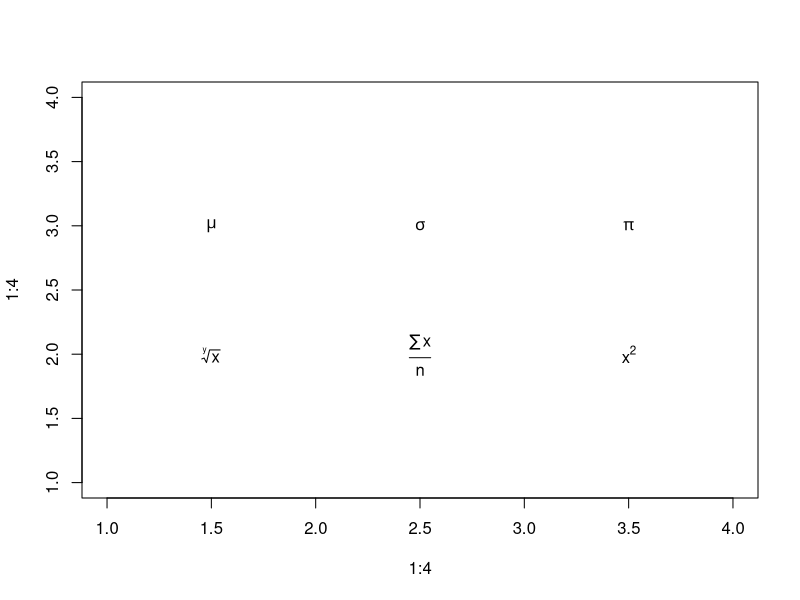
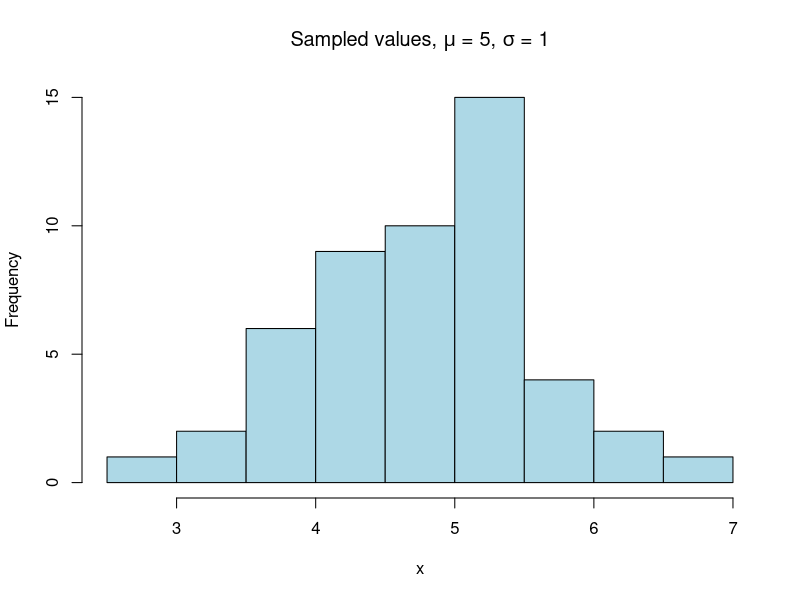
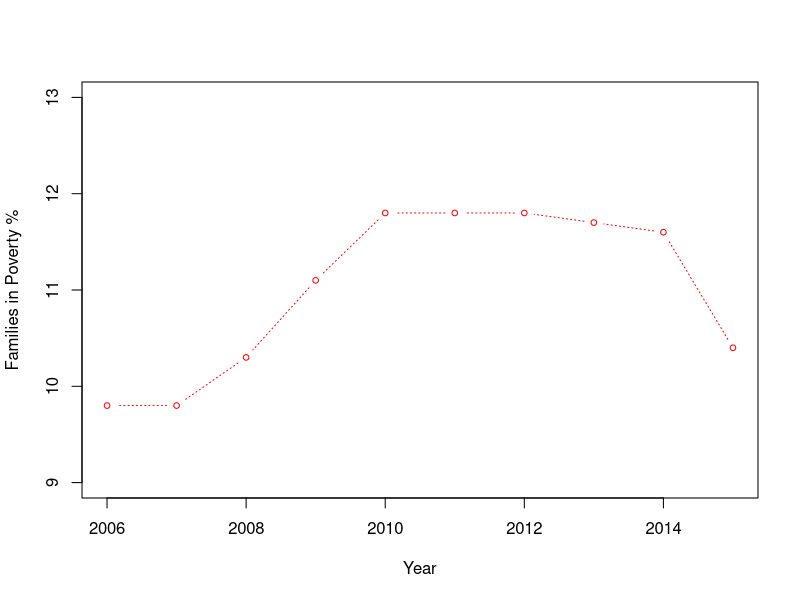
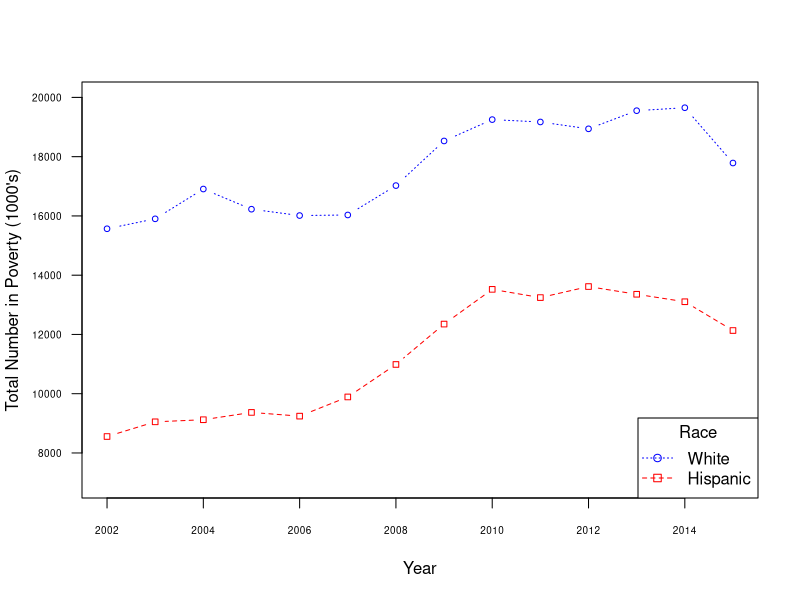
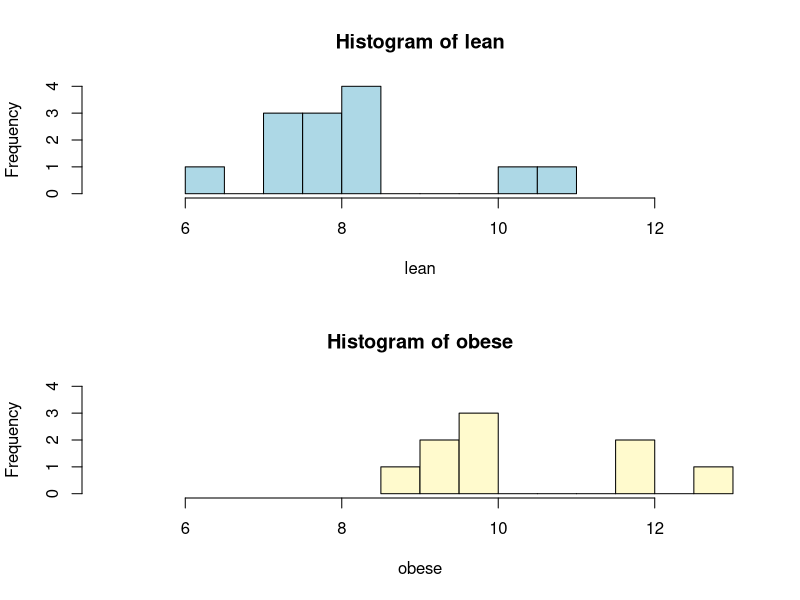
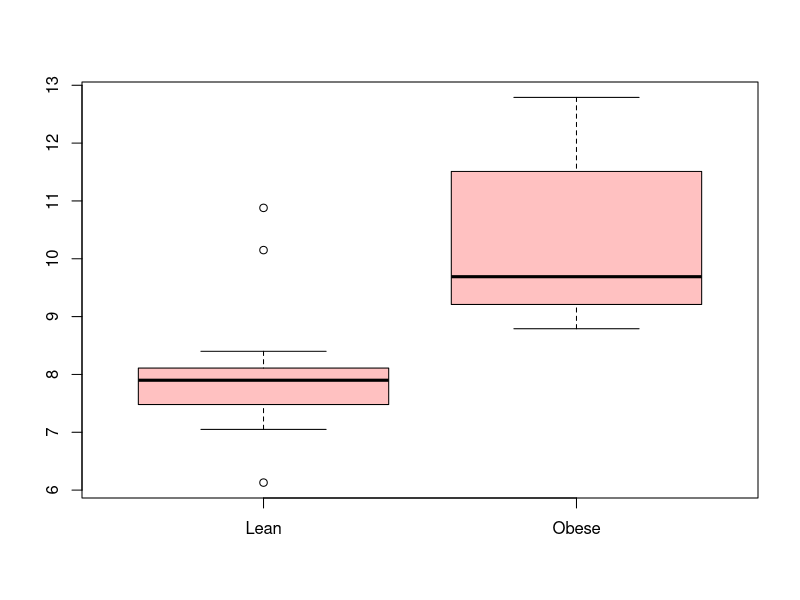
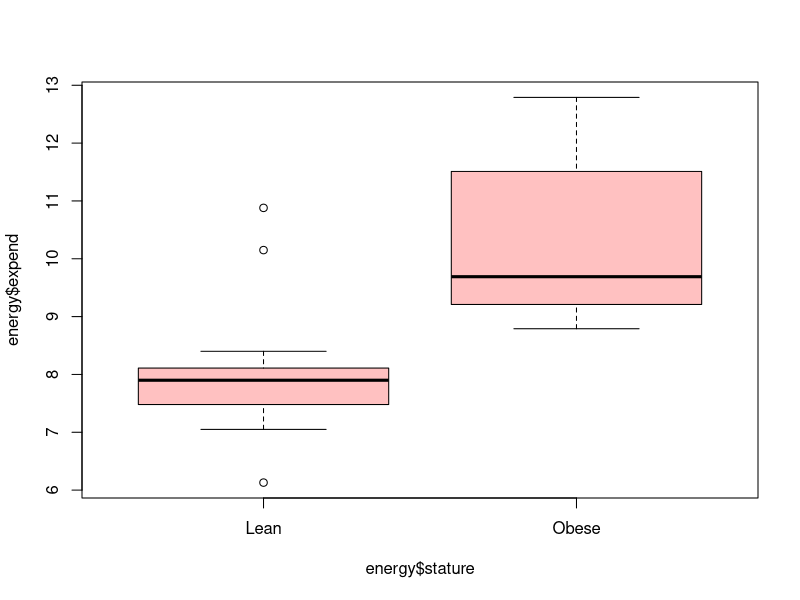
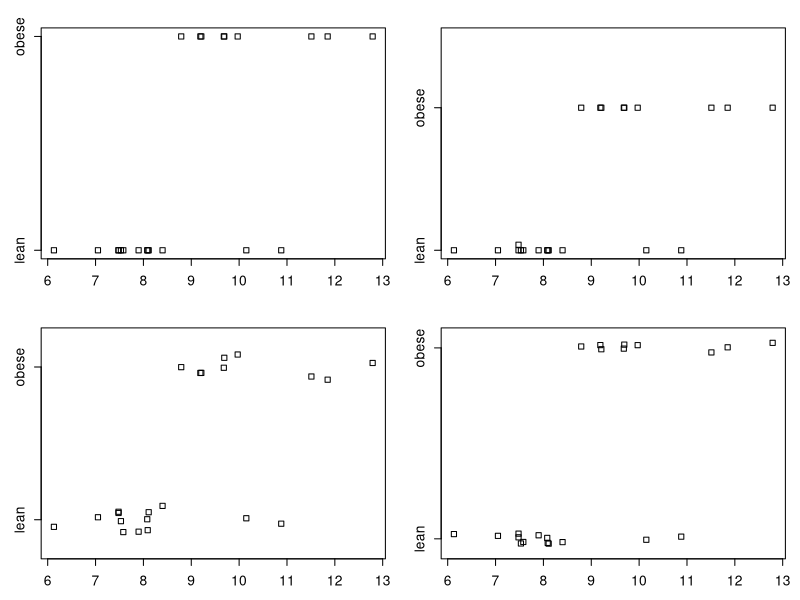

These figures' R source, in order:
## ---- chunk 1
knitr::opts_chunk$set(echo = TRUE)  # FALSE hides all code...
## ---- chunk 2

library(sqldf)
library(dplyr)

## ---- chunk 3
# Create a blank plot.
plot(1:4, 1:4, type = "n")

# Add text inside the plot to demonstrate how to embed math symbols and/or equations.
text(1.5, 3, expression(mu))
text(2.5, 3, expression(sigma))
text(3.5, 3, expression(pi))
text(1.5, 2, expression(sqrt(x, y)))
text(2.5, 2, expression(frac(sum(x), n)))
text(3.5, 2, expression(x^2))

## ---- chunk 4
# Generate random numbers from a normal distribution.
x <- rnorm(mean = 5, sd = 1, n = 50)

# Create a histogram with a title, indicating the mean and standard deviation.
hist(x, main = expression(paste("Sampled values, ", mu, " = 5, ", sigma, " = 1")),
         col = "lightblue")
## ---- chunk 5

# Create dataframe from the data file
poverty <- read.delim("family_poverty.txt", sep = "\t", stringsAsFactors = FALSE)

opar <- par(no.readonly = TRUE)
ten  <- subset(poverty, year > 2005)

# Plot poverty % by year.
plot(ten$year, ten$family_poverty_pct,
               xlab = "Year",
               ylab = "Families in Poverty %",
               ylim = c(9, 13), 
               type = "b", 
               cex  = .75,
               lty  = 3,
               col  = "red",
               pch  = 1)

# Reset the parameters.
par(opar) 

## ---- chunk 6

tmp <- read.delim("race_poverty.txt", sep = "\t", stringsAsFactors = FALSE)

# Because the read.delim command imports the tot_num_poverty variable as
# a character string, we need to convert it to a numeric.  The problem
# is that the "numbers" are formatted with commas.  These must first be
# removed before converting the string to a number.

tot_num_poverty <- as.numeric(gsub(",", "", tmp$tot_num_poverty))

# Remove na's at this point...
poverty <- data.frame(year = tmp$year, 
                      tot_num_poverty, 
                      pct_total_poverty = tmp$pct_total_poverty, 
                      race = tmp$race)

# Create vectors, one for each race represented.
white    <- subset(poverty, race == "white")
hispanic <- subset(poverty, race == "hispanic")
black    <- subset(poverty, race == "black")
asian    <- subset(poverty, race == "asian")

# Check the new vectors.  Do they have na's in them?  If so, we have 
# to deal with them.  This is defensive programming.
is.na(white$year)
is.na(white$tot_num_poverty)

x <- white$year
y <- white$tot_num_poverty

plot(x, y,
     xlab = "Year",
     ylab = "Total Number in Poverty (1000's)",
     ylim = c(7000, 20000),
     type = "b", 
     cex  = .75,
     lty  = 3,
     col  = "blue",
     pch  = 1,
     las  = 1,
     cex.axis = .60)

x <- hispanic$year
y <- hispanic$tot_num_poverty

# Now plot the Hispanic line, using a different color and line type.
lines(x, y, type = "b", lty = 2, col = "red", pch = 0, cex = .75)

# Add legend to distinguish between the two lines.
legend("bottomright",
       title = "Race",
       c("White","Hispanic"),
       lty   = c(3, 2), 
       pch   = c(1, 0),
       col   = c("blue","red"))

## ---- chunk 7

# Create dataframe from data file.
energy <- read.csv("energy_expend.csv", stringsAsFactors = FALSE)

# Two ways to create separate vectors for each stature factor.
lst <- split(energy$expend, energy$stature)

lean  <- energy$expend[energy$stature == "lean"]
obese <- energy$expend[energy$stature == "obese"]

# Set graphic device parameters to 2 rows and 1 column.
par(mfrow = c(2, 1))    

# Graph the two vectors.
hist(lean, breaks = 10, xlim = c(5, 13), ylim = c(0, 4), col = "lightblue")
hist(obese, breaks = 10, xlim = c(5, 13), ylim = c(0, 4), col = "lemonchiffon")

# Restore graphic device to 1 row, 1 column.
par(mfrow = c(1, 1))    

## ---- chunk 8

# Two ways to create the boxplot.
boxplot(lean, obese, names = c("Lean","Obese"), col = "rosybrown1")
boxplot(energy$expend ~ energy$stature, names = c("Lean","Obese"), col = "rosybrown1")

## ---- chunk 9
opar <- par(no.readonly = TRUE)
par(mfrow = c(2,2), mex = 0.8, mar = c(3, 3, 2, 1) + .1)

stripchart(energy$expend ~ energy$stature)
stripchart(energy$expend ~ energy$stature, method = "stack")
stripchart(energy$expend ~ energy$stature, method = "jitter")
stripchart(energy$expend ~ energy$stature, method = "jitter", jitter = .03)

par(opar)
